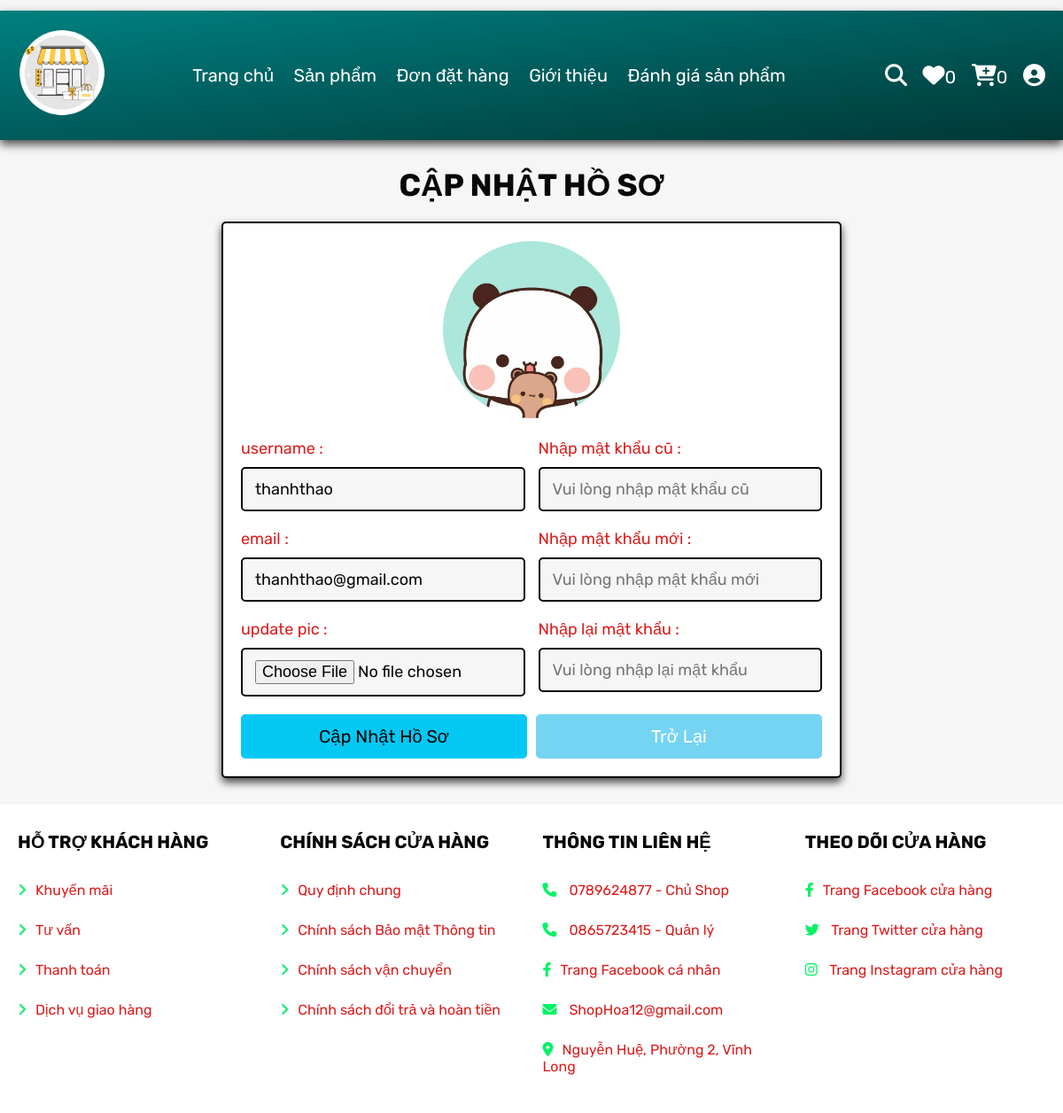
Screenshot of /user_profile_update.php (signed in) with the database file from the repository.
### tables this page shows
CREATE TABLE `users` (
  `id` int(100) NOT NULL,
  `name` varchar(100) NOT NULL,
  `email` varchar(100) NOT NULL,
  `password` varchar(100) NOT NULL,
  `user_type` varchar(20) NOT NULL DEFAULT 'user',
  `image` varchar(100) NOT NULL
);

### user_profile_update.php (the view, shortened to what this page needs)
<?php
@include 'config.php';
?>
<!DOCTYPE html>
<html lang="en">
<head>
   <link rel="stylesheet" href="https://cdnjs.cloudflare.com/ajax/libs/font-awesome/6.1.1/css/all.min.css">
   <link rel="stylesheet" href="css/components.css">
</head>
<body>
<?php include 'header.php'; ?>
<section class="update-profile">
   <h1 class="title">Cập nhật hồ sơ</h1>
   <form action="" method="POST" enctype="multipart/form-data">
      <img src="uploaded_img/<?= $fetch_profile['image']; ?>" alt="">
      <div class="flex">
         <div class="inputBox">
            <span>username :</span>
            <input type="text" name="name" value="<?= $fetch_profile['name']; ?>" placeholder="update username" required class="box">
            <span>email :</span>
            <input type="email" name="email" value="<?= $fetch_profile['email']; ?>" placeholder="update email" required class="box">
            <span>update pic :</span>
            <input type="file" name="image" accept="image/jpg, image/jpeg, image/png" class="box">
         </div>
         <div class="inputBox">
            <span>Nhập mật khẩu cũ :</span>
            <input type="password" name="update_pass" placeholder="Vui lòng nhập mật khẩu cũ" class="box">
            <span>Nhập mật khẩu mới :</span>
            <input type="password" name="new_pass" placeholder="Vui lòng nhập mật khẩu mới" class="box">
            <span>Nhập lại mật khẩu :</span>
            <input type="password" name="confirm_pass" placeholder="Vui lòng nhập lại mật khẩu " class="box">
         </div>
      </div>
      <div class="flex-btn">
         <input type="submit" class="btn" value="Cập nhật hồ sơ" name="update_profile">
         <a href="home.php" class="option-btn">Trở lại</a>
      </div>
   </form>
</section>
<?php include 'footer.php'; ?>
</body>
</html>

### css/components.css (style rules this page uses)
:root { --green: #00f365; --orange: #74d4f2; --red: #e74c3c; --black: #080808; --blue: #3124e6; --light-color: #dc1b1b; --white: #fff; --light-bg: #f6f6f6; --border: 0.2rem solid var(--black); --box-shadow: 0 0.5rem 1rem rgba(0, 0, 0, 0.7); }
* { font-family: "Rubik", sans-serif; margin: 0; padding: 0; box-sizing: border-box; outline: none; border: none; text-decoration: none; color: var(--black); }
body { background-color: var(--light-bg); }
html { font-size: 62.5%; overflow-x: hidden; scroll-behavior: smooth; scroll-padding-top: 6.5rem; }
section { padding: 3rem 2rem; max-width: 1200px; margin: 0 auto; }
.btn, .delete-btn, .option-btn { display: block; width: 100%; margin-top: 1rem; border-radius: 0.5rem; color: var(--white); font-size: 2rem; padding: 1.3rem 3rem; text-transform: capitalize; cursor: pointer; text-align: center; }
.btn { background-color: rgb(4, 200, 244); color: rgb(4, 4, 4); }
.option-btn { background-color: var(--orange); }
.flex-btn { display: flex; flex-wrap: wrap; gap: 1rem; }
.flex-btn > * { flex: 1; }
.title { text-align: center; margin-bottom: 2rem; text-transform: uppercase; color: var(--black); font-size: 3.5rem; }
.update-profile form { max-width: 70rem; margin: 0 auto; background-color: var(--white); box-shadow: var(--box-shadow); border: var(--border); border-radius: 0.5rem; padding: 2rem; text-align: center; }
.update-profile form .flex { display: flex; gap: 1.5rem; justify-content: space-between; }
.update-profile form img { height: 20rem; width: 20rem; margin-bottom: 1rem; border-radius: 50%; object-fit: cover; }
.update-profile form .inputBox { text-align: left; width: 49%; }
.update-profile form .inputBox span { display: block; padding-top: 1rem; font-size: 1.8rem; color: var(--light-color); }
.update-profile form .inputBox .box { width: 100%; padding: 1.2rem 1.4rem; font-size: 1.8rem; color: var(--black); border: var(--border); border-radius: 0.5rem; margin: 1rem 0; background-color: var(--light-bg); }

### rows the page displays
users: image (picture), name "thanhthao", email "thanhthao@gmail.com"

### other values shown
$count_wishlist_items->rowCount() "0"
$count_cart_items->rowCount() "0"
